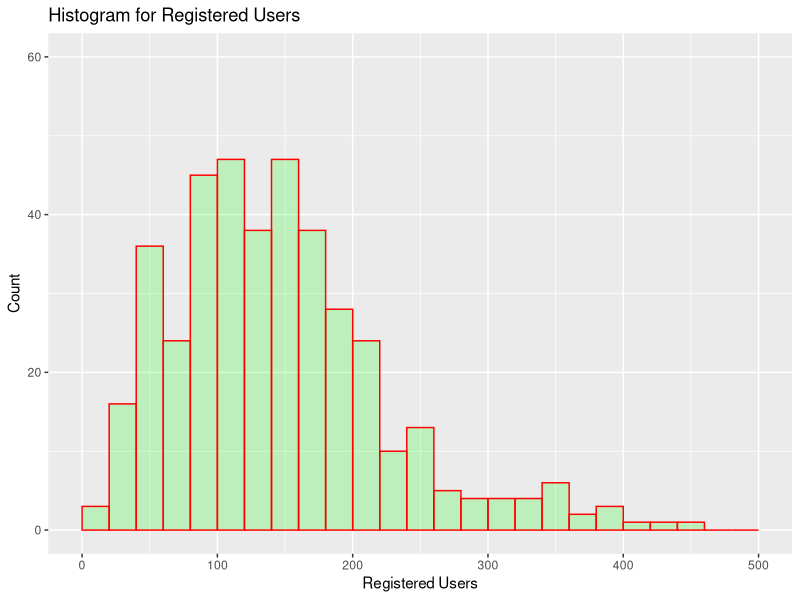
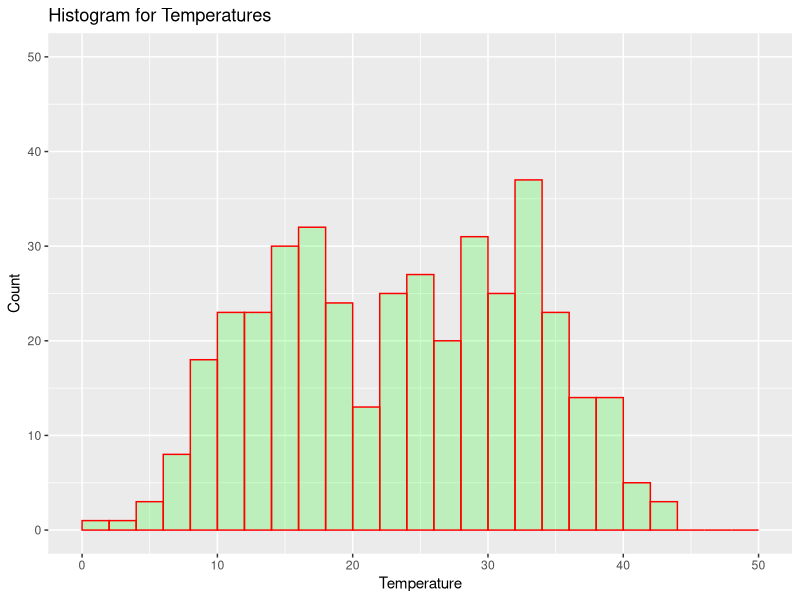
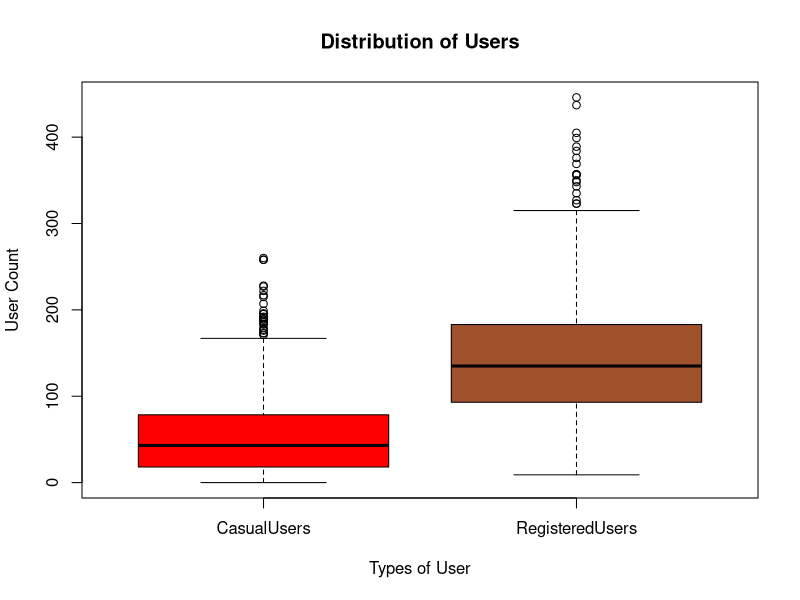
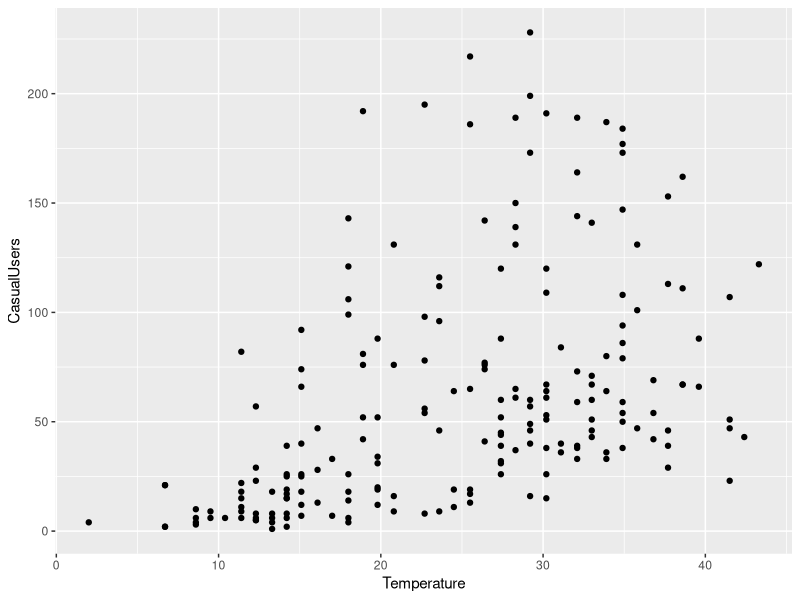
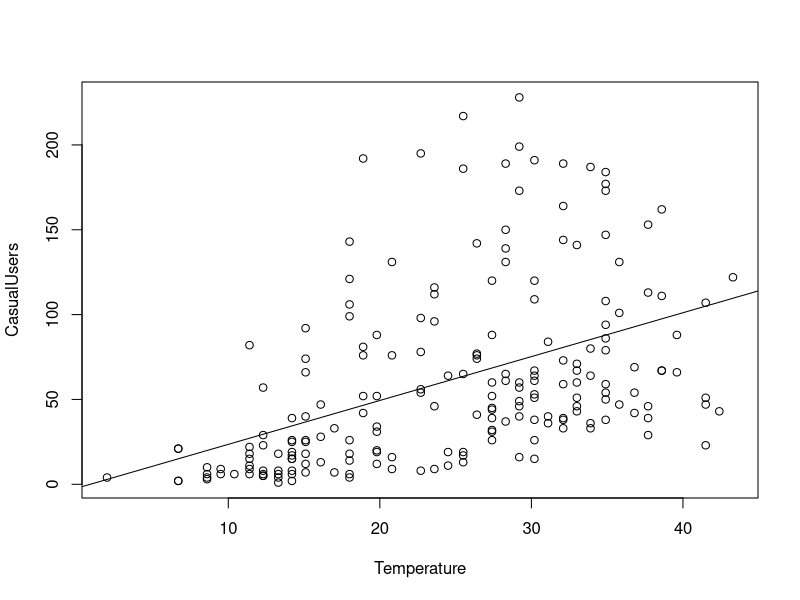

Recreate these plots in R, in order.
## ---- chunk 1
knitr::opts_chunk$set(echo = TRUE)
## ---- chunk 2
rm(list=ls())
gc()
## ---- chunk 3
library(dplyr)
library(ggplot2)
## ---- chunk 4
the.data<-as.matrix(read.table("data/BikeShareTabSep.txt"))
#nrow(the.data)
my.data <- the.data [sample(1:727,400),c(1:9)]
write.table(my.data,"data/ritesh-218211529-BikeShareMyData.txt")

## ---- chunk 5
# Column Names
col.names <- 
  c("Season", "WorkingDay", "Weather", "Temperature", "FeelingTemperature", 
    "Humidity", "Windspeed", "CasualUsers", "RegisteredUsers")
# Set the column names
colnames(my.data) <- col.names
my.data.df <- as.data.frame(my.data)

# Convert columns to categorical type
my.data.df$Season <-as.factor(my.data.df$Season)
my.data.df$WorkingDay <-as.factor(my.data.df$WorkingDay)
my.data.df$Weather <-as.factor(my.data.df$Weather)

# Data Summary
summary(my.data.df)
#View(my.data.df)
## ---- chunk 6
# Registered User Histogram
ggplot(
  data = my.data.df,
  aes(my.data.df$RegisteredUsers)) +
    geom_histogram(
      breaks = seq(0, 500, by = 20),
      col = "red",
      fill = "green",
      alpha = .2) +
    labs(title = "Histogram for Registered Users") +
    labs(x = "Registered Users", y="Count") + 
    xlim(c(0,500)) + 
    ylim(c(0,60))
## ---- chunk 7
# Temperature Histogram
ggplot(
  data = my.data.df,
  aes(my.data.df$Temperature)) +
    geom_histogram(
      breaks = seq(0, 50, by = 2),
      col = "red",
      fill = "green",
      alpha = .2) +
    labs(title = "Histogram for Temperatures") +
    labs(x = "Temperature", y="Count") + 
    xlim(c(0,50)) + 
    ylim(c(0,50))
## ---- chunk 8
message("Five Number Summary for 'Casual Users': ")
message(sprintf(
  "Minimum value  = %s\nLower Quartile = %s\nMedian = %s\nHiger Quartile = %s\nMaximum Value = %s\n", 
  min(my.data.df$CasualUsers), 
  quantile(my.data.df$CasualUsers, 0.25),
  median(my.data.df$CasualUsers),
  quantile(my.data.df$CasualUsers, 0.75),
  max(my.data.df$CasualUsers)))

message("Mean for 'Casual Users': = ", mean(my.data.df$CasualUsers))

message("\nFive Number Summary for 'Registered users': ")
message(sprintf(
  "Minimum value  = %s\nLower Quartile = %s\nMedian = %s\nHiger Quartile = %s\nMaximum Value = %s\n", 
  min(my.data.df$RegisteredUsers), 
  quantile(my.data.df$RegisteredUsers, 0.25),
  median(my.data.df$RegisteredUsers),
  quantile(my.data.df$RegisteredUsers, 0.75),
  max(my.data.df$RegisteredUsers)))

message("Mean for 'Registered users' = ", mean(my.data.df$RegisteredUsers))

## ---- chunk 9

boxplot(
  my.data.df[c("CasualUsers", "RegisteredUsers")], 
  main="Distribution of Users",
  xlab="Types of User", 
  ylab="User Count",
  col = c("red","sienna"),
  at = c(1,2), 
  #par(mar = c(12, 5, 4, 2) + 0.1),
  names = c("CasualUsers", "RegisteredUsers"))


## ---- chunk 10
ggplot(head(my.data.df,200), aes(x=Temperature, y=CasualUsers)) + 
  geom_point()
  
#scatter.smooth(x=head(my.data.df,200)$Temperature, y=head(my.data.df,200)$CasualUsers, main="CasualUsers ~ Temperature")
## ---- chunk 11
cor(my.data.df$Temperature, my.data.df$CasualUsers) 

linearMod <- lm(Temperature ~ CasualUsers, data=my.data.df)
summary(linearMod)

{plot(CasualUsers ~ Temperature, data=head(my.data.df,200)) 
abline(lm(CasualUsers ~ Temperature, data=head(my.data.df,200)))}

